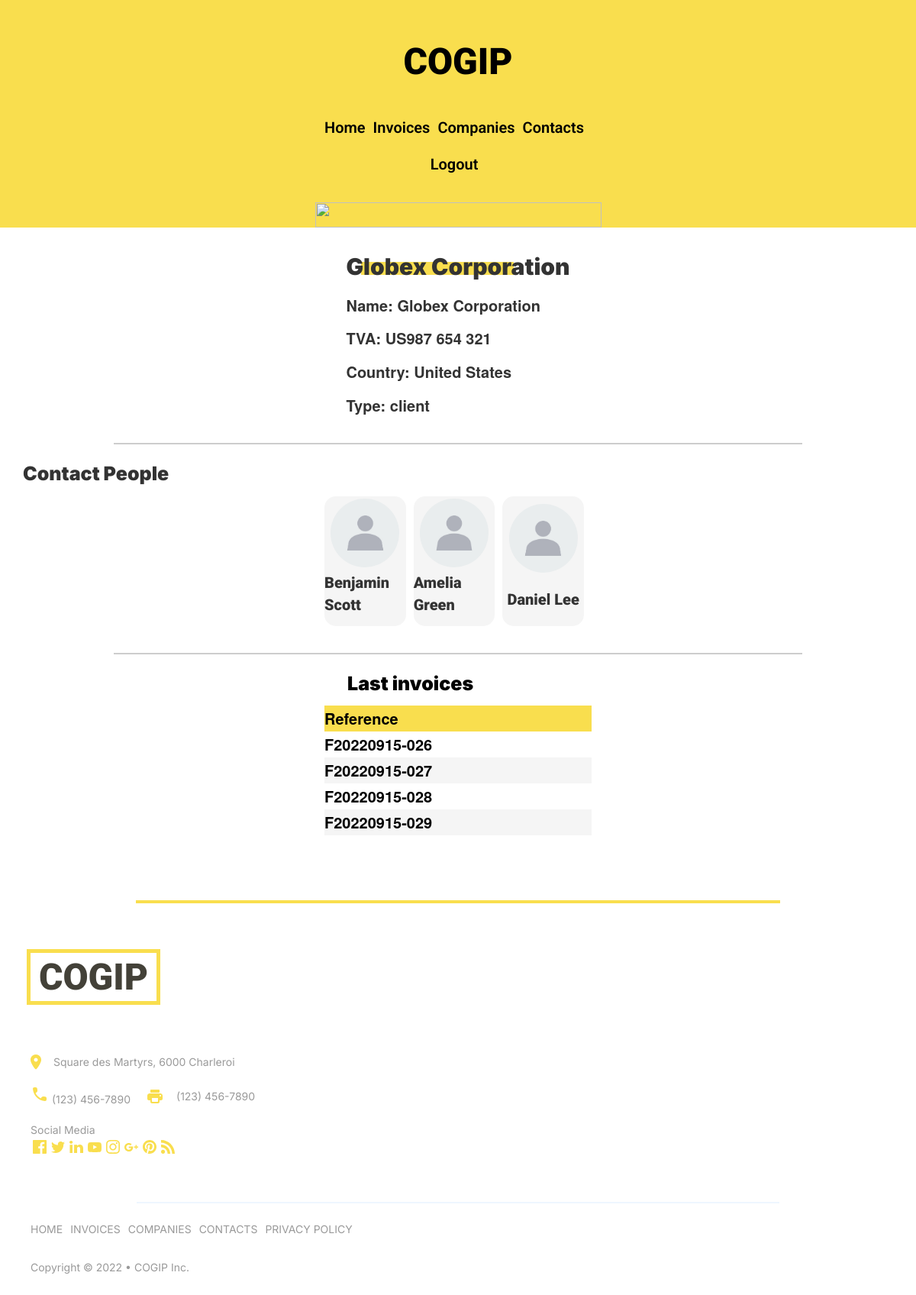
The page /base/company&companyId=7 (signed in) on the database its author committed.
### tables this page shows
CREATE TABLE `companies` (
  `id` int(11) NOT NULL,
  `name` varchar(50) NOT NULL,
  `type_id` int(11) NOT NULL,
  `country` varchar(50) NOT NULL,
  `tva` varchar(50) NOT NULL,
  `created_at` datetime NOT NULL,
  `updated_at` datetime NOT NULL
);

CREATE TABLE `types` (
  `id` int(11) NOT NULL,
  `name` varchar(50) NOT NULL,
  `created_at` datetime NOT NULL,
  `updated_at` datetime NOT NULL
);

CREATE TABLE `contacts` (
  `id` int(11) NOT NULL,
  `name` varchar(50) NOT NULL,
  `company_id` int(11) NOT NULL,
  `email` varchar(50) NOT NULL,
  `phone` varchar(50) NOT NULL,
  `created_at` datetime NOT NULL,
  `updated_at` datetime NOT NULL
);

CREATE TABLE `invoices` (
  `id` int(11) NOT NULL,
  `ref` varchar(50) NOT NULL,
  `id_company` int(11) NOT NULL,
  `due_date` datetime DEFAULT NULL,
  `created_at` datetime NOT NULL,
  `updated_at` datetime NOT NULL
);

### base/app/Models/company.php (called while the page is built, shortened)
<?php
    class Company
    {
        public function __construct(int $id, string $name, string $type, string $country, string $tva, string $creation_date, string $update_date){
            $this->name = $name;
            $this->type = $type;
            $this->country = $country;
            $this->tva = $tva;
        }
    }
?>

### base/app/Models/contact.php (called while the page is built, shortened)
<?php
class Contact
{
    public function __construct(int $id, string $name, string $company, string $email, string $phone, string $creation_date, string $update_date)
    {
        $this->name = $name;
    }
}

### base/app/Models/invoice.php (called while the page is built, shortened)
<?php
class Invoice
{
    public function __construct(int $id, string $ref, string $due_dates, string $company, string $creation_date, string $update_date, )
    {
        $this->ref = $ref;
    }
}
?>

### base/app/Views/show_company.php (the view, shortened to what this page needs)
<?php
include "header.php";
?>
<main>
    <section class="container__company">
        <div class="container__company__info">
            <div class="container__company__info__name">
                <h5><?php echo $company->name; ?></h5>
                <div class="container__company__info__name__yellow"></div>
            </div>
            <p>Name: <?php echo $company->name; ?></p>
            <p>TVA: <?php echo $company->tva; ?></p>
            <p>Country: <?php echo $company->country; ?></p>
            <p>Type: <?php echo $company->type; ?></p>
        </div>
    </section>
    <hr>
    <section class="container__people">
        <h5>Contact People</h5>
        <div class="container__people__info">
            <?php foreach ($contacts as $contact) : ?>
                <div class="container__people__info__card">
                    <div class="container__people__info__card__photo">
                        <img src="/cogip/base/public/assets/img/img-contact.jpg" alt="photo du contact">
                    </div>
                    <div class="container__people__info__card__name">
                        <p><?php echo $contact->name; ?></p>
                    </div>
                </div>
            <?php endforeach; ?>
        </div>
    </section>
    <hr>
    <section class="container__table">
        <h5>Last invoices</h5>
        <div class="table__container">
            <table class="table__container__info">
                <thead class="table__container__info__thead">
                    <tr class="table__container__info__thead__tr">
                        <th>Reference</th>
                    </tr>
                </thead>
                <tbody class="table__container__info__tbody">
                    <?php foreach ($invoices as $invoice) : ?>
                        <tr class="table__container__info__tbody__tr">
                            <td><?php echo $invoice->ref; ?></td>
                        </tr>
                    <?php endforeach; ?>
                </tbody>
            </table>
        </div>
    </section>
</main>
<?php
include "footer.php";
?>

### base/public/assets/css/main.css (style rules this page uses)
html, body, div, span, applet, object, iframe, h1, h2, h3, h4, h5, h6, p, blockquote, pre, a, abbr, acronym, address, big, cite, code, del, dfn, em, img, ins, kbd, q, s, samp, small, strike, strong, sub, sup, tt, var, b, u, i, center, dl, dt, dd, ol, ul, li, fieldset, form, label, legend, table, caption, tbody, tfoot, thead, tr, th, td, article, aside, canvas, details, embed, figure, figcaption, footer, header, hgroup, menu, nav, output, ruby, section, summary, time, mark, audio, video { margin: 0; padding: 0; border: 0; font-size: 100%; font: inherit; vertical-align: baseline; }
article, aside, details, figcaption, figure, footer, header, hgroup, menu, nav, section { display: block; }
body { line-height: 1; }
table { border-collapse: collapse; border-spacing: 0; }
body { font-family: "Roboto", serif; }
body main { display: flex; flex-direction: column; justify-content: center; align-items: center; }
body main .container__company__info { display: flex; flex-direction: column; }
body main .container__company__info__name { position: relative; }
body main .container__company__info__name h5 { font-size: 30px; font-weight: 900; z-index: 1; margin-bottom: 20px; font-family: "Inter", sans-serif; }
body main .container__company__info__name__yellow { width: 200px; height: 17px; background-color: #f9de4e; position: absolute; top: 20px; left: 20px; z-index: -1; }
body main .container__company__info p { margin-bottom: 15px; font-size: 20px; font-weight: 900; }
body main .container__people { width: 100vw; display: flex; flex-direction: column; align-items: center; }
body main .container__people h5 { align-self: flex-start; font-family: "Inter", sans-serif; font-size: 25px; font-weight: 900; margin-left: 30px; margin-bottom: 15px; }
body main .container__people__info { display: flex; flex-direction: row; width: 350px; overflow-y: auto; position: relative; margin-bottom: 15px; }
body main .container__people__info__card { display: flex; flex-direction: column; align-items: center; justify-content: space-around; height: 170px; width: 120px; margin-right: 10px; background-color: #f5f5f5; border-radius: 15px; }
body main .container__people__info__card__photo { height: 90px; width: 90px; border-radius: 50%; }
body main .container__people__info__card__photo img { height: 100%; width: 100%; -o-object-fit: cover; object-fit: cover; border-radius: 50%; }
body main .container__people__info__card__name { display: flex; flex-direction: column; }
body main .container__people__info__card__name p { font-family: "Roboto", serif; font-weight: 900; font-size: 20px; }
body hr { border: 1px solid #cdcdcd; width: 75%; margin-bottom: 15px; }
body .container__table { display: flex; flex-direction: column; width: 350px; position: relative; }
body .container__table h5 { font-family: "Inter", sans-serif; font-size: 25px; font-weight: 900; margin-left: 30px; margin-bottom: 15px; color: black; }
body .table__container { overflow-y: auto; white-space: nowrap; width: 350px; }
body .table__container__info { width: 1200px; font-size: 20px; font-weight: 600; }
body main .container__table { display: flex; flex-direction: column; width: 350px; position: relative; }
body main .container__table .table__container { overflow-y: auto; white-space: nowrap; width: 350px; color: black; }
body main .container__table .table__container__info { width: 1200px; font-size: 20px; font-weight: 600; border: none; margin-bottom: 25px; }
body main .container__table .table__container__info__thead { height: 34px; background-color: #f9de4e; }
body main .container__table .table__container__info__thead__tr th { vertical-align: middle; text-align: left; border: none; }
body main .container__table .table__container__info__tbody__tr td { height: 34px; vertical-align: middle; border: none; }
body main .container__table .table__container__info__tbody__tr:nth-child(even) { background-color: #f5f5f5; }
body main .container__table .table__container__info__tbody__tr:nth-child(odd) { background-color: #ffffff; }

### rows shown on the page
companies: name "Globex Corporation", tva "US987 654 321", country "United States"
types: name "client"
contacts: name "Benjamin Scott"
contacts: name "Amelia Green"
contacts: name "Daniel Lee"
invoices: ref "F20220915-026"
invoices: ref "F20220915-027"
invoices: ref "F20220915-028"
invoices: ref "F20220915-029"
